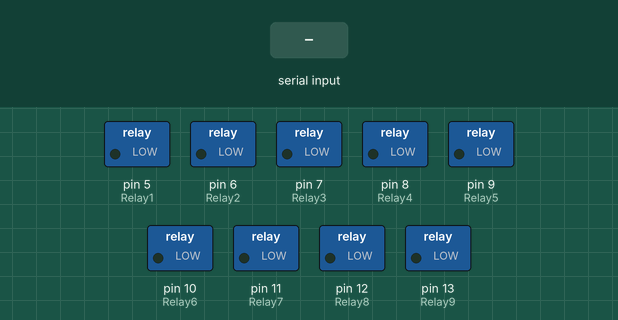
Recording of a sketch running on a simulated Arduino Nano, built with avr-gcc and run on an emulated ATmega328P. Parts: switched loads named in the sketch (green lamp = pin HIGH). Inputs (shaded band) come from the test bench.

Above: at 1.2 s.
1.3 s: "a" received over Serial
At 2.2 s:
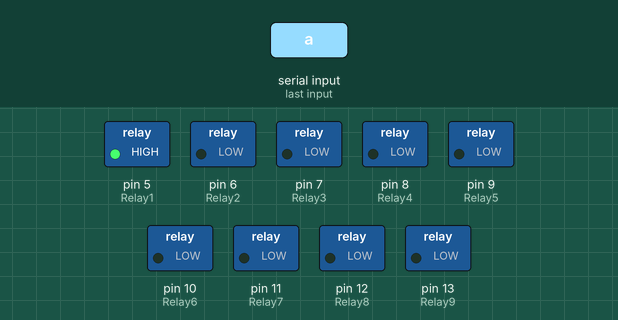
2.8 s: byte 107 ('k') received over Serial
At 3.4 s:
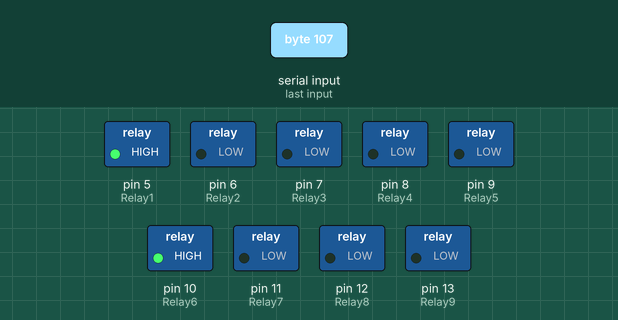
4.3 s: byte 109 ('m') received over Serial
At 5.5 s:
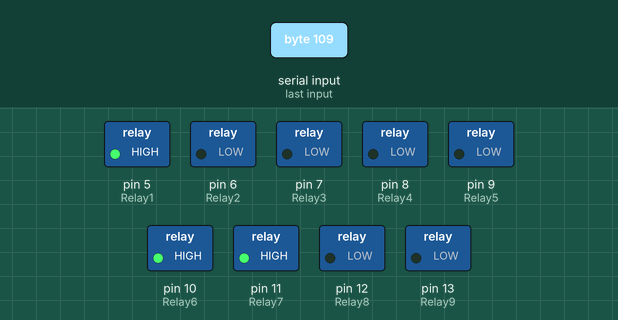
5.8 s: byte 108 ('l') received over Serial
At 6.8 s:
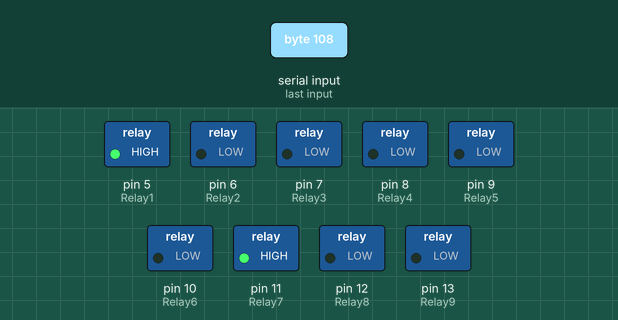
7.3 s: byte 111 ('o') received over Serial
At 8.0 s:
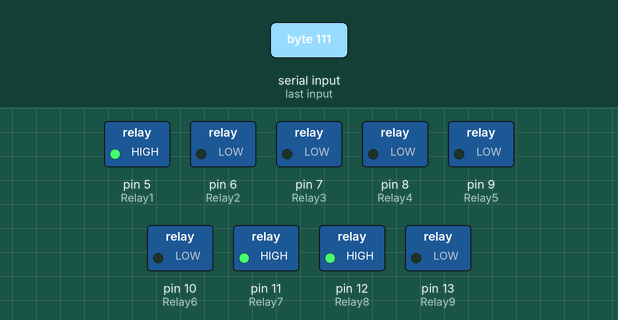
8.8 s: byte 110 ('n') received over Serial
At 9.1 s:
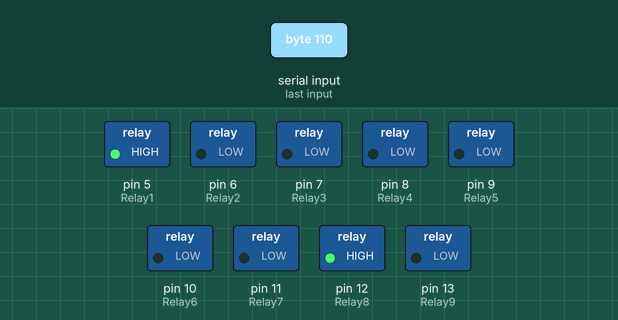
Timing chart, 0 to 11.3 s (numbered marks = the images above; inputs shaded):
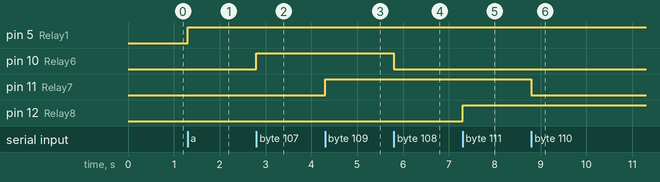

The sketch:

Nano_Bluetooth_9_Relay_Kontrol.ino
```cpp
int veri;          //Bluetooth üzerinden okuduğumuz değişken.
int Relay1 = 5;    //Relay 1 çıkış pini
int Relay2 = 6;    //Relay 2 çıkış pini
int Relay3 = 7;    //Relay 3 çıkış pini
int Relay4 = 8;    //Relay 4 çıkış pini
int Relay5 = 9;    //Relay 5 çıkış pini
int Relay6 = 10;   //Relay 6 çıkış pini
int Relay7 = 11;   //Relay 7 çıkış pini
int Relay8 = 12;   //Relay 8 çıkış pini
int Relay9 = 13;   //Relay 9 çıkış pini

void setup() {
  Serial.begin(9600);           //Seri haberleşmeyi başlatıyoruz.
  pinMode(Relay1,OUTPUT);       //Relay 1 çıkış olarak ayarlandı
  pinMode(Relay2,OUTPUT);       //Relay 2 çıkış olarak ayarlandı
  pinMode(Relay3,OUTPUT);       //Relay 3 çıkış olarak ayarlandı
  pinMode(Relay4,OUTPUT);       //Relay 4 çıkış olarak ayarlandı
  pinMode(Relay5,OUTPUT);       //Relay 5 çıkış olarak ayarlandı
  pinMode(Relay6,OUTPUT);       //Relay 6 çıkış olarak ayarlandı
  pinMode(Relay7,OUTPUT);       //Relay 7 çıkış olarak ayarlandı
  pinMode(Relay8,OUTPUT);       //Relay 8 çıkış olarak ayarlandı
  pinMode(Relay9,OUTPUT);       //Relay 9 çıkış olarak ayarlandı
  digitalWrite(Relay1,LOW);     //Relay 1 kapalı başla
  digitalWrite(Relay2,LOW);     //Relay 2 kapalı başla
  digitalWrite(Relay3,LOW);     //Relay 3 kapalı başla
  digitalWrite(Relay4,LOW);     //Relay 4 kapalı başla
  digitalWrite(Relay5,LOW);     //Relay 5 kapalı başla
  digitalWrite(Relay6,LOW);     //Relay 6 kapalı başla
  digitalWrite(Relay7,LOW);     //Relay 7 kapalı başla
  digitalWrite(Relay8,LOW);     //Relay 8 kapalı başla
  digitalWrite(Relay9,LOW);     //Relay 9 kapalı başla
}

void loop() {
  if(Serial.available()>0){ //-------------------- Seri haberleşmeden veri gelmesini bekliyoruz.
    veri = Serial.read();   //-------------------- Seri haberleşmeden gelen veriyi okuyoruz.
  }
  // RELAY 1
     if (veri == 'a'){digitalWrite(Relay1, HIGH);} //a gelince relay 1 i aç
     if (veri == 'b'){digitalWrite(Relay1, LOW);}  //b gelince relay 1 i kapat
  // RELAY 2
     if (veri == 'c'){digitalWrite(Relay2, HIGH);} //c gelince relay 2 yi aç
     if (veri == 'd'){digitalWrite(Relay2, LOW);}  //d gelince relay 2 yi kapat
  // RELAY 3
     if (veri == 'e'){digitalWrite(Relay3, HIGH);} //e gelince relay 3 ü aç
     if (veri == 'f'){digitalWrite(Relay3, LOW);}  //f gelince relay 3 ü kapat
  // RELAY 4
     if (veri == 'g'){digitalWrite(Relay4, HIGH);} //g gelince relay 4 ü aç
     if (veri == 'h'){digitalWrite(Relay4, LOW);}  //h gelince relay 4 ü kapat
  // RELAY 5
     if (veri == 'i'){digitalWrite(Relay5, HIGH);} //i gelince relay 5 i aç
     if (veri == 'j'){digitalWrite(Relay5, LOW);}  //j gelince relay 5 i kapat
  // RELAY 6
     if (veri == 'k'){digitalWrite(Relay6, HIGH);} //k gelince relay 6 yı aç
     if (veri == 'l'){digitalWrite(Relay6, LOW);}  //l gelince relay 6 yı kapat
  // RELAY 7
     if (veri == 'm'){digitalWrite(Relay7, HIGH);} //m gelince relay 7 yi aç
     if (veri == 'n'){digitalWrite(Relay7, LOW);}  //n gelince relay 7 yi kapat
  // RELAY 8
     if (veri == 'o'){digitalWrite(Relay8, HIGH);} //o gelince relay 8 i aç
     if (veri == 'p'){digitalWrite(Relay8, LOW);}  //p gelince relay 8 i kapat
  // RELAY 9
     if (veri == 'r'){digitalWrite(Relay9, HIGH);} //r gelince relay 9 u aç
     if (veri == 's'){digitalWrite(Relay9, LOW);}  //s gelince relay 9 u kapat
  // TÜM RELAYLARI KAPAT
     if (veri == 't'){ //--------------------------- t gelince tüm relayları kapat
      digitalWrite(Relay1, LOW);
      digitalWrite(Relay2, LOW);
      digitalWrite(Relay3, LOW);
      digitalWrite(Relay4, LOW);
      digitalWrite(Relay5, LOW);
      digitalWrite(Relay6, LOW);
      digitalWrite(Relay7, LOW);
      digitalWrite(Relay8, LOW);
      digitalWrite(Relay9, LOW);
        }
}
```

Measured:
- after the input at 1.3 s, pin 5 (Relay1): LOW → HIGH at once
- after the input at 2.8 s, pin 10 (Relay6): LOW → HIGH at once
- after the input at 4.3 s, pin 11 (Relay7): LOW → HIGH at once
- after the input at 5.8 s, pin 10 (Relay6): HIGH → LOW at once
- after the input at 7.3 s, pin 12 (Relay8): LOW → HIGH at once
- after the input at 8.8 s, pin 11 (Relay7): HIGH → LOW at once
